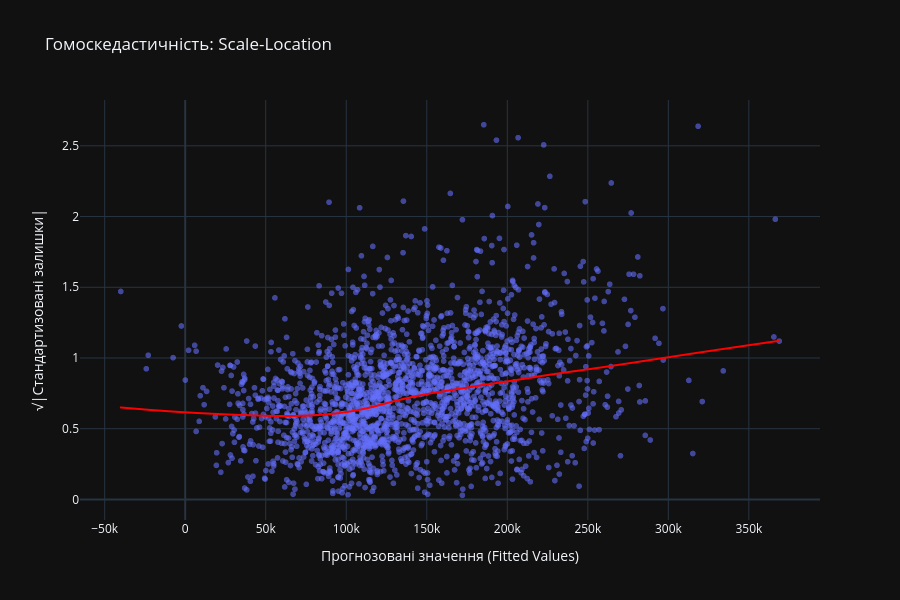

The cell this chart's notebook holds for it:
### Markdown cell above
Гістограма розподілу залишків має форму дзвону, проте на графіку Normal Q-Q Plot точки залишків суттєво відхиляються від білої прямої лінії на «хвостах» (при дуже низьких та дуже високих прогнозованих цінах). Припущення про нормальність частково порушується, що є класичним для Ames Housing Dataset через наявність дуже дорогих ексклюзивних будинків (викидів). Це обмежує точність побудови класичних довірчих інтервалів для коефіцієнтів.

### Code cell
abs_sq_norm_residuals = numpy.sqrt(numpy.abs(residuals_std))
fig3 = px.scatter(x=predict_train, y=abs_sq_norm_residuals, labels={'x': 'Прогнозовані значення (Fitted Values)', 'y': '√|Стандартизовані залишки|'}, title="Гомоскедастичність: Scale-Location", opacity=0.6, trendline="lowess", trendline_color_override="red", height = 600)
fig3.update_layout(template="plotly_dark")
fig3.show()

### Figure 1 — Plotly figure (JSON) as saved in the notebook; plotly's stock layout.template omitted (floating-point values rounded to 4 significant figures; data arrays with more than 128 entries replaced by an {"elided": "..."} marker saying what was removed)
{"data": [{"hovertemplate": "Прогнозовані значення (Fitted Values)=%{x}<br>√|Стандартизовані залишки|=%{y}<extra></extra>", "legendgroup": "", "marker": {"color": "#636efa", "opacity": 0.6, "symbol": "circle"}, "mode": "markers", "name": "", "showlegend": false, "type": "scattergl", "x": {"elided": "2051 float values"}, "xaxis": "x", "y": {"elided": "2051 float values"}, "yaxis": "y"}, {"hovertemplate": "<b>LOWESS trendline</b><br><br>Прогнозовані значення (Fitted Values)=%{x}<br>√|Стандартизовані залишки|=%{y} <b>(trend)</b><extra></extra>", "legendgroup": "", "line": {"color": "red"}, "marker": {"color": "#636efa", "symbol": "circle"}, "mode": "lines", "name": "", "showlegend": false, "type": "scattergl", "x": {"elided": "2051 float values"}, "xaxis": "x", "y": {"elided": "2051 float values"}, "yaxis": "y"}], "layout": {"height": 600, "legend": {"tracegroupgap": 0}, "title": {"text": "Гомоскедастичність: Scale-Location"}, "xaxis": {"anchor": "y", "domain": [0, 1], "title": {"text": "Прогнозовані значення (Fitted Values)"}}, "yaxis": {"anchor": "x", "domain": [0, 1], "title": {"text": "√|Стандартизовані залишки|"}}}}
